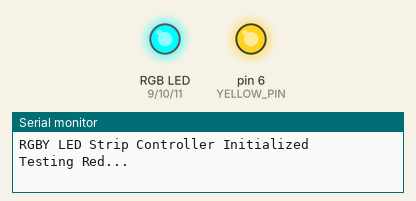
Recording of a sketch running on a simulated Arduino Uno, built with avr-gcc and run on an emulated ATmega328P. Shown: an RGB LED mixed from three pins (HIGH = lit), output pins drawn as LEDs (lit = HIGH), the last lines printed to the serial monitor.

Above: at 0.1 s.
At 1.1 s:
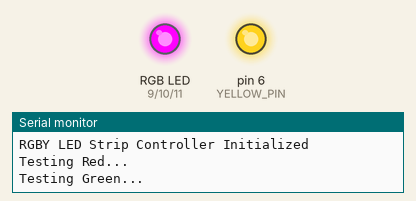
At 3.1 s:
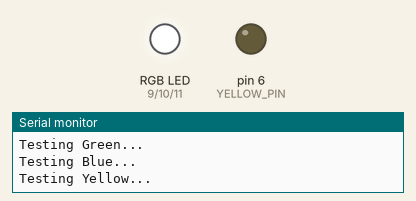
At 7.1 s:
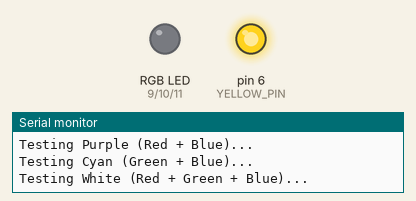
At 20.2 s:
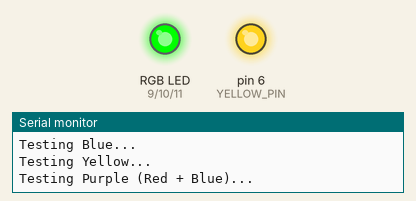
At 37.9 s:
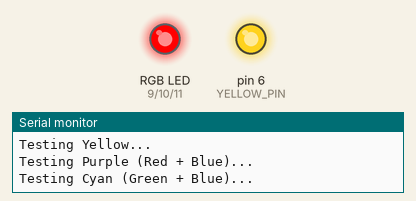
Timing chart, 0 to 40.0 s (numbered marks = the images above):
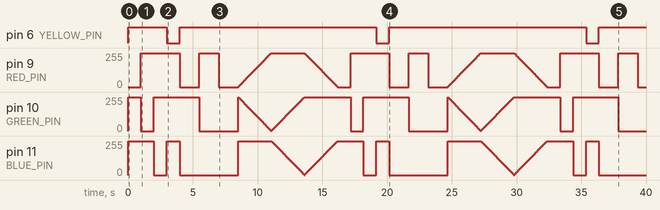

Measured:
- by itself, pin 6 (YELLOW_PIN): alternates HIGH for 15.2 s and LOW for 1.0 s
- by itself, pin 9 (RED_PIN): 0/255 → 255/255 at 1.0 s, → 0/255 3.0 s later, → 255/255 1.5 s later, → 0/255 1.5 s later, … (1032 changes in this stretch)
- by itself, pin 11 (BLUE_PIN): 255/255 → 0/255 at 2.0 s, → 255/255 1.0 s later, → 0/255 1.0 s later, → 255/255 4.5 s later, … (1031 changes in this stretch)

The sketch:

RGBY_led_strip.ino
```cpp
/*
  Arduino Uno Sketch to control a Common Anode RGBY LED Strip

  This sketch demonstrates how to control the color and brightness of the LED strip
  by using Pulse Width Modulation (PWM).
*/

// Define the Arduino pins connected to the LED strip's color channels
const int RED_PIN = 9;
const int GREEN_PIN = 10;
const int BLUE_PIN = 11;
const int YELLOW_PIN = 6;

void setup() {
  // Set all the LED pins as outputs
  pinMode(RED_PIN, OUTPUT);
  pinMode(GREEN_PIN, OUTPUT);
  pinMode(BLUE_PIN, OUTPUT);
  pinMode(YELLOW_PIN, OUTPUT);

  // Initialize all LEDs to the "off" state.
  // For Common Anode, HIGH is off and LOW is on.
  digitalWrite(RED_PIN, HIGH);
  digitalWrite(GREEN_PIN, HIGH);
  digitalWrite(BLUE_PIN, HIGH);
  digitalWrite(YELLOW_PIN, HIGH);

  Serial.begin(9600);
  Serial.println("RGBY LED Strip Controller Initialized");
}

void loop() {
  // --- Part 1: Basic Color Test ---
  Serial.println("Testing Red...");
  setColor(255, 0, 0, 0); // Full Red
  delay(1000);

  Serial.println("Testing Green...");
  setColor(0, 255, 0, 0); // Full Green
  delay(1000);

  Serial.println("Testing Blue...");
  setColor(0, 0, 255, 0); // Full Blue
  delay(1000);

  Serial.println("Testing Yellow...");
  setColor(0, 0, 0, 255); // Full Yellow
  delay(1000);

  // --- Part 2: Color Mixing Test ---
  Serial.println("Testing Purple (Red + Blue)...");
  setColor(255, 0, 255, 0);
  delay(1500);

  Serial.println("Testing Cyan (Green + Blue)...");
  setColor(0, 255, 255, 0);
  delay(1500);

  Serial.println("Testing White (Red + Green + Blue)...");
  setColor(255, 255, 255, 0);
  delay(1500);

  // --- Part 3: Rainbow Fade Effect ---
  Serial.println("Starting rainbow fade effect...");
  // Fade from Red to Green
  for (int i = 0; i < 255; i++) {
    setColor(255 - i, i, 0, 0);
    delay(10);
  }
  // Fade from Green to Blue
  for (int i = 0; i < 255; i++) {
    setColor(0, 255 - i, i, 0);
    delay(10);
  }
  // Fade from Blue to Red
  for (int i = 0; i < 255; i++) {
    setColor(i, 0, 255 - i, 0);
    delay(10);
  }
}

/**
 * @brief Sets the color of the RGBY LED strip.
 *
 * @param red   Brightness of the red channel (0-255)
 * @param green Brightness of the green channel (0-255)
 * @param blue  Brightness of the blue channel (0-255)
 * @param yellow Brightness of the yellow channel (0-255)
 */
void setColor(int red, int green, int blue, int yellow) {
  // IMPORTANT: Because this is a Common Anode LED strip, the logic is inverted.
  // 0 means full brightness, and 255 means off.
  // We subtract the desired brightness from 255 to get the correct PWM value.
  analogWrite(RED_PIN, 255 - red);
  analogWrite(GREEN_PIN, 255 - green);
  analogWrite(BLUE_PIN, 255 - blue);
  analogWrite(YELLOW_PIN, 255 - yellow);
}
```
